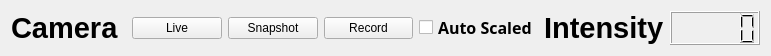
   <widget class="QWidget" name="layoutWidget">
    <property name="geometry">
     <rect>
      <x>400</x>
      <y>610</y>
      <width>771</width>
      <height>46</height>
     </rect>
    </property>
    <layout class="QHBoxLayout" name="horizontalLayout_2">
     <item>
      <widget class="QLabel" name="CameraText">
       <property name="text">
        <string>&lt;html&gt;&lt;head/&gt;&lt;body&gt;&lt;p&gt;&lt;span style=&quot; font-size:22pt; font-weight:600;&quot;&gt;Camera &lt;/span&gt;&lt;/p&gt;&lt;/body&gt;&lt;/html&gt;</string>
       </property>
      </widget>
     </item>
     <item>
      <widget class="QPushButton" name="CameraLiveButton">
       <property name="text">
        <string>Live</string>
       </property>
      </widget>
     </item>
     <item>
      <widget class="QPushButton" name="CameraSnapshotButton">
       <property name="text">
        <string>Snapshot</string>
       </property>
      </widget>
     </item>
     <item>
      <widget class="QPushButton" name="VideoRecordButton">
       <property name="text">
        <string>Record</string>
       </property>
      </widget>
     </item>
     <item>
      <widget class="QCheckBox" name="DisplayAutoScaledCheckBox">
       <property name="font">
        <font>
         <family>Adobe 黑体 Std R</family>
         <pointsize>12</pointsize>
         <weight>75</weight>
         <italic>false</italic>
         <bold>true</bold>
         <underline>false</underline>
         <strikeout>false</strikeout>
        </font>
       </property>
       <property name="text">
        <string>Auto Scaled</string>
       </property>
       <property name="iconSize">
        <size>
         <width>16</width>
         <height>16</height>
        </size>
       </property>
      </widget>
     </item>
     <item>
      <widget class="QLabel" name="label_6">
       <property name="text">
        <string>&lt;html&gt;&lt;head/&gt;&lt;body&gt;&lt;p&gt;&lt;span style=&quot; font-size:22pt; font-weight:600;&quot;&gt;Intensity&lt;/span&gt;&lt;/p&gt;&lt;/body&gt;&lt;/html&gt;</string>
       </property>
      </widget>
     </item>
     <item>
      <widget class="QLCDNumber" name="lcdNumber_3"/>
     </item>
    </layout>
   </widget>
